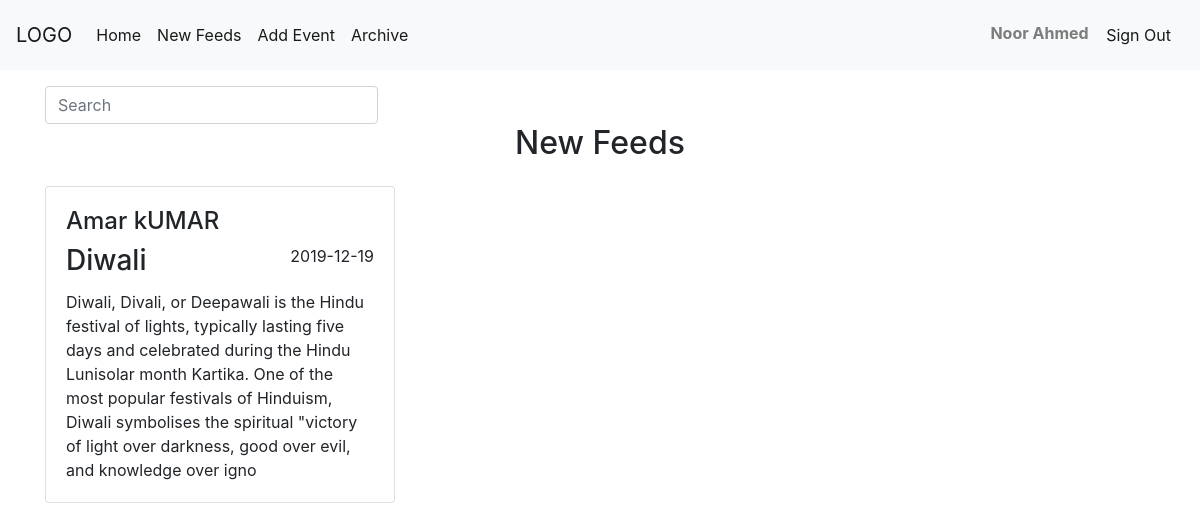
Page /newfeeds.php (signed in) on the committed database.
### tables this page shows
CREATE TABLE `event` (
  `id` int(11) UNSIGNED NOT NULL,
  `event_name` varchar(100) NOT NULL,
  `date` varchar(100) NOT NULL,
  `description` varchar(1000) NOT NULL,
  `archive` enum('0','1') NOT NULL,
  `creator_id` int(11) NOT NULL
);

CREATE TABLE `signin` (
  `id` int(11) NOT NULL,
  `name` varchar(50) NOT NULL,
  `lname` varchar(50) NOT NULL,
  `email` varchar(100) NOT NULL,
  `pass` varchar(100) NOT NULL
);

### newfeeds.php (the view, shortened to what this page needs)
<?php
include 'header.php';
if(isset($_SESSION['user'])){
include 'config.php';
$id = $_SESSION['user']['userid'];
$sql = "select s.name , s.lname , e.event_name, e.description, e.date from event e, signin s, share_event c where e.id = c.event_id and s.id = c.share_mamber and c.to_share='$id'";
$result = $conn->query($sql);
?>
	<div class="container mt-3">
		<nav cla5ss="navbar mb-3">
  <form class="form-inline">
    <input class="form-control mr-sm-2" id="myInput" type="search" placeholder="Search" aria-label="Search" style="width: 30%;">
  </form>
</nav>
		<h2 style="text-align: center;">New Feeds</h2>
		<div class="row" id="myUL">
		<?php
			if ($result->num_rows > 0) {
				while ($row = $result->fetch_assoc()) {
					if($row['event_name'] != ''){
		?>
<div class="col-sm-4 mt-3" id="myLI">
<div class="card" id="mycard">
  <div class="card-body">
  	<div><h4><?php echo ucfirst($row['name'].' '.$row['lname']); ?></h4></div>
  	<span style="float: right;"><?php echo $row['date']; ?></span>
    <h3 class="card-title"><?php echo $row['event_name']; ?></h3>
    <p class="card-text"><?php echo $row['description']; ?></p>
  </div>
</div>
</div>
		<?php
		}
	}
			}
			else{
				?>
				<h2 style="text-align: center;margin-top: 50px;">Oops! New Feeds Empty Right Now.</h2>
				<?php
			}
		?>
	    </div>
	</div>
<?php
}
else{
header('location:login.php');
    exit();
}
?>

### rows in the picture
event: creator.lname "Amar kUMAR", date "2019-12-19", event_name "Diwali", description "Diwali, Divali, or Deepawali is the Hindu festival of lights, typically lasting five days and celebrated during the Hindu Lunisolar month Kartika. One of the most popular festivals of Hinduism, Diwali symbolises the spiritual \"victory of light over darkness, good over evil, and knowledge over igno"

### other values in the picture
$_SESSION['user']['username'] "Noor Ahmed"
